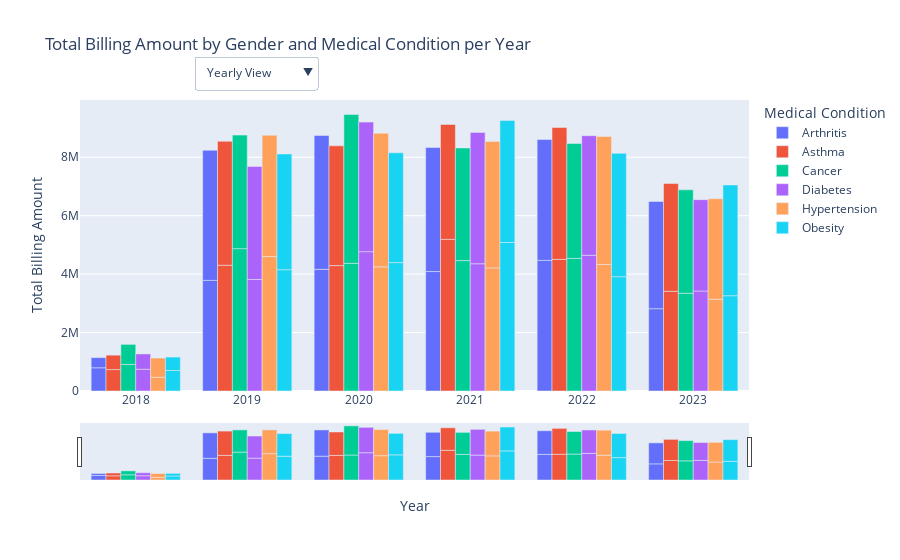

Write notebook code for a chart like this one.
### Code cell
import plotly.express as px
import plotly.graph_objects as go
import pandas as pd

# Load the healthcare data from Spark
healthcare_data = spark.sql("SELECT * FROM healthcare_data")

# Convert the Spark DataFrame to Pandas DataFrame
df = healthcare_data.toPandas()

# Convert the 'date_of_admission' column to datetime
df['date_of_admission'] = pd.to_datetime(df['date_of_admission'])

# Extract year and quarter from the 'date_of_admission' column
df['year'] = df['date_of_admission'].dt.year
df['quarter'] = df['date_of_admission'].dt.to_period('Q').astype(str)

# Group by Year, Medical Condition, and Gender, summing the Billing Amount (for yearly data)
df_billing_yearly = df.groupby(['year', 'medical_condition', 'Gender'])['billing_amount'].sum().reset_index()

# Group by Quarter, Medical Condition, and Gender, summing the Billing Amount (for quarterly data)
df_billing_quarterly = df.groupby(['quarter', 'medical_condition', 'Gender'])['billing_amount'].sum().reset_index()

# Create the initial figure for yearly billing amounts
fig_billing = px.bar(
    df_billing_yearly,
    x='year', 
    y='billing_amount', 
    color='medical_condition', 
    barmode='group',
    title='Total Billing Amount by Gender and Medical Condition per Year',
    labels={'year': 'Year', 'billing_amount': 'Total Billing Amount'},
)

# Add the quarterly data as a separate trace, initially hidden
fig_billing.add_trace(go.Bar(
    x=df_billing_quarterly['quarter'],
    y=df_billing_quarterly['billing_amount'],
    marker_color=px.colors.qualitative.Plotly[1],  # Using second color in the default Plotly palette
    name="Quarterly Billing Data",
    visible=False
))

# Add an update menu for selecting between yearly and quarterly views
fig_billing.update_layout(
    xaxis_title='Year',
    yaxis_title='Total Billing Amount',
    legend_title='Medical Condition',
    updatemenus=[
        {
            "buttons": [
                {
                    "args": [{"visible": [True, False]}],  # Show only yearly data
                    "label": "Yearly View",
                    "method": "update"
                },
                {
                    "args": [{"visible": [False, True]}],  # Show only quarterly data
                    "label": "Quarterly View",
                    "method": "update"
                }
            ],
            "direction": "down",
            "showactive": True,
            "x": 0.17,
            "y": 1.15,
            "xanchor": "left",
            "yanchor": "top",
        }
    ]
)

# Update x-axis with a range slider to facilitate interaction
fig_billing.update_xaxes(
    rangeslider_visible=True,
    rangeselector=dict(
        buttons=list([
            dict(count=1, label="1y", step="year", stepmode="backward"),
            dict(count=2, label="2y", step="year", stepmode="backward"),
            dict(count=5, label="5y", step="year", stepmode="backward"),
            dict(step="all")
        ])
    )
)

# Show the interactive plot
fig_billing.show()

### Figure 1 — Plotly figure (JSON) as saved in the notebook; plotly's stock layout.template omitted (floating-point values rounded to 4 significant figures; data arrays with more than 128 entries replaced by an {"elided": "..."} marker saying what was removed)
{"data": [{"alignmentgroup": "True", "hovertemplate": "medical_condition=Arthritis<br>Year=%{x}<br>Total Billing Amount=%{y}<extra></extra>", "legendgroup": "Arthritis", "marker": {"color": "#636efa", "pattern": {"shape": ""}}, "name": "Arthritis", "offsetgroup": "Arthritis", "orientation": "v", "showlegend": true, "textposition": "auto", "type": "bar", "x": [2018, 2018, 2019, 2019, 2020, 2020, 2021, 2021, 2022, 2022, 2023, 2023], "xaxis": "x", "y": [794800.0, 348000.0, 3786000.0, 4454000.0, 4166000.0, 4581000.0, 4089000.0, 4245000.0, 4471000.0, 4137000.0, 2818000.0, 3670000.0], "yaxis": "y"}, {"alignmentgroup": "True", "hovertemplate": "medical_condition=Asthma<br>Year=%{x}<br>Total Billing Amount=%{y}<extra></extra>", "legendgroup": "Asthma", "marker": {"color": "#EF553B", "pattern": {"shape": ""}}, "name": "Asthma", "offsetgroup": "Asthma", "orientation": "v", "showlegend": true, "textposition": "auto", "type": "bar", "x": [2018, 2018, 2019, 2019, 2020, 2020, 2021, 2021, 2022, 2022, 2023, 2023], "xaxis": "x", "y": [733000.0, 493200.0, 4304000.0, 4243000.0, 4293000.0, 4098000.0, 5190000.0, 3935000.0, 4506000.0, 4515000.0, 3413000.0, 3689000.0], "yaxis": "y"}, {"alignmentgroup": "True", "hovertemplate": "medical_condition=Cancer<br>Year=%{x}<br>Total Billing Amount=%{y}<extra></extra>", "legendgroup": "Cancer", "marker": {"color": "#00cc96", "pattern": {"shape": ""}}, "name": "Cancer", "offsetgroup": "Cancer", "orientation": "v", "showlegend": true, "textposition": "auto", "type": "bar", "x": [2018, 2018, 2019, 2019, 2020, 2020, 2021, 2021, 2022, 2022, 2023, 2023], "xaxis": "x", "y": [909600.0, 686200.0, 4873000.0, 3886000.0, 4371000.0, 5092000.0, 4464000.0, 3855000.0, 4540000.0, 3930000.0, 3346000.0, 3540000.0], "yaxis": "y"}, {"alignmentgroup": "True", "hovertemplate": "medical_condition=Diabetes<br>Year=%{x}<br>Total Billing Amount=%{y}<extra></extra>", "legendgroup": "Diabetes", "marker": {"color": "#ab63fa", "pattern": {"shape": ""}}, "name": "Diabetes", "offsetgroup": "Diabetes", "orientation": "v", "showlegend": true, "textposition": "auto", "type": "bar", "x": [2018, 2018, 2019, 2019, 2020, 2020, 2021, 2021, 2022, 2022, 2023, 2023], "xaxis": "x", "y": [744600.0, 523800.0, 3816000.0, 3867000.0, 4769000.0, 4435000.0, 4355000.0, 4497000.0, 4647000.0, 4092000.0, 3423000.0, 3126000.0], "yaxis": "y"}, {"alignmentgroup": "True", "hovertemplate": "medical_condition=Hypertension<br>Year=%{x}<br>Total Billing Amount=%{y}<extra></extra>", "legendgroup": "Hypertension", "marker": {"color": "#FFA15A", "pattern": {"shape": ""}}, "name": "Hypertension", "offsetgroup": "Hypertension", "orientation": "v", "showlegend": true, "textposition": "auto", "type": "bar", "x": [2018, 2018, 2019, 2019, 2020, 2020, 2021, 2021, 2022, 2022, 2023, 2023], "xaxis": "x", "y": [470500.0, 657900.0, 4603000.0, 4152000.0, 4249000.0, 4570000.0, 4213000.0, 4327000.0, 4330000.0, 4381000.0, 3140000.0, 3441000.0], "yaxis": "y"}, {"alignmentgroup": "True", "hovertemplate": "medical_condition=Obesity<br>Year=%{x}<br>Total Billing Amount=%{y}<extra></extra>", "legendgroup": "Obesity", "marker": {"color": "#19d3f3", "pattern": {"shape": ""}}, "name": "Obesity", "offsetgroup": "Obesity", "orientation": "v", "showlegend": true, "textposition": "auto", "type": "bar", "x": [2018, 2018, 2019, 2019, 2020, 2020, 2021, 2021, 2022, 2022, 2023, 2023], "xaxis": "x", "y": [702800.0, 458800.0, 4153000.0, 3962000.0, 4394000.0, 3758000.0, 5083000.0, 4174000.0, 3912000.0, 4223000.0, 3262000.0, 3791000.0], "yaxis": "y"}, {"marker": {"color": "#EF553B"}, "name": "Quarterly Billing Data", "type": "bar", "visible": false, "x": {"elided": "252 str values"}, "y": {"elided": "252 float values"}}], "layout": {"autosize": true, "barmode": "group", "legend": {"title": {"text": "Medical Condition"}, "tracegroupgap": 0}, "title": {"text": "Total Billing Amount by Gender and Medical Condition per Year"}, "updatemenus": [{"buttons": [{"args": [{"visible": [true, false]}], "label": "Yearly View", "method": "update"}, {"args": [{"visible": [false, true]}], "label": "Quarterly View", "method": "update"}], "direction": "down", "showactive": true, "x": 0.17, "xanchor": "left", "y": 1.15, "yanchor": "top"}], "xaxis": {"anchor": "y", "autorange": true, "domain": [0, 1], "range": [2018.0, 2024.0], "rangeselector": {"buttons": [{"count": 1, "label": "1y", "step": "year", "stepmode": "backward"}, {"count": 2, "label": "2y", "step": "year", "stepmode": "backward"}, {"count": 5, "label": "5y", "step": "year", "stepmode": "backward"}, {"step": "all"}]}, "rangeslider": {"autorange": true, "range": [2018.0, 2024.0], "visible": true, "yaxis": {"_template": null, "rangemode": "match"}}, "title": {"text": "Year"}, "type": "linear"}, "yaxis": {"anchor": "x", "autorange": true, "domain": [0, 1], "range": [0, 9961000.0], "title": {"text": "Total Billing Amount"}, "type": "linear"}}}
